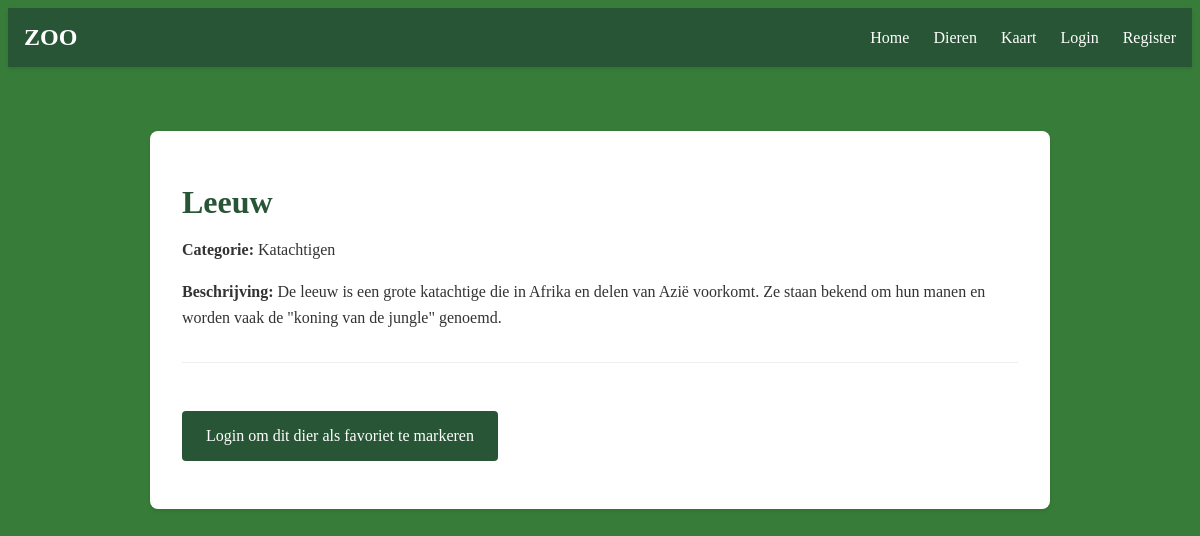
The app's page /dier/Leeuw with its own data.
### tables this page shows
CREATE TABLE DIEREN (id INTEGER PRIMARY KEY AUTOINCREMENT, naam TEXT, beschrijving TEXT, categorie TEXT);

### app.py (the view, shortened to what this page needs)
@app.route("/dier/<naam>")
def dierpagina(naam):
    resultaat = db.execute("SELECT * FROM DIEREN WHERE naam = ?", naam)
    if len(resultaat) == 0:
        return "Dier niet gevonden", 404
    is_favorited = False
    return render_template("dierpagina.html", dier=resultaat[0], is_favorited=is_favorited)

### templates/dierpagina.html (shortened to what this page needs)
{% extends "layout.html" %}
{% block content -%}
<div class="dier-container">
    <div class="dier-content">
        <h1>{{ dier["naam"] }}</h1>
        <p><strong>Categorie:</strong> {{ dier["categorie"] }}</p>
        <p><strong>Beschrijving:</strong> {{ dier["beschrijving"] }}</p>
        {% if session.get('username') %}
        <div class="favorite-section">
            <button type="button" id="favorite-btn" class="favorite-btn {% if is_favorited %}favorited{% endif %}" data-dier-id="{{ dier['id'] }}">
                <span class="favorite-icon">{% if is_favorited %}★{% else %}☆{% endif %}</span>
                <span class="favorite-text">{% if is_favorited %}Favoriet{% else %}Als favoriet toevoegen{% endif %}</span>
            </button>
        </div>
        {% else %}
        <div class="favorite-section">
            <p><a href="/login">Login om dit dier als favoriet te markeren</a></p>
        </div>
        {% endif %}
    </div>
</div>
{%- endblock -%}

### static/style.css (style rules this page uses)
body { background-color: rgb(55, 125, 57); }
.dier-container { max-width: 900px; margin: 0 auto; padding: 2rem; }
.dier-content { background-color: white; padding: 2rem; border-radius: 8px; box-shadow: 0 2px 4px rgba(0,0,0,0.1); }
.dier-content h1 { color: rgb(39, 85, 53); margin-bottom: 1rem; }
.dier-content p { color: #333; line-height: 1.6; }
.favorite-section { margin-top: 2rem; padding-top: 2rem; border-top: 1px solid #eee; }
.favorite-section a { display: inline-block; padding: 0.75rem 1.5rem; background-color: rgb(39, 85, 53); color: white; text-decoration: none; border-radius: 4px; transition: background-color 0.3s ease; }

### records on screen
DIEREN: naam "Leeuw", categorie "Katachtigen", beschrijving "De leeuw is een grote katachtige die in Afrika en delen van Azië voorkomt. Ze staan bekend om hun manen en worden vaak de \"koning van de jungle\" genoemd."
